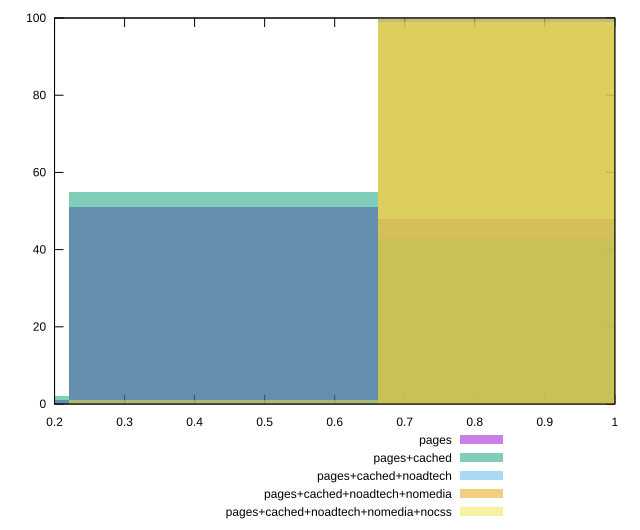

Write the gnuplot code that produced this figure.
reset

$pages <<EOF
0.8829368251553147 48
0.44146841257765734 51
0 1
EOF

$pagesCached <<EOF
0.44146841257765734 55
0.8829368251553147 43
0 2
EOF

$pagesCachedNoadtech <<EOF
0.8829368251553147 100
EOF

$pagesCachedNoadtechNomedia <<EOF
0.8829368251553147 100
EOF

$pagesCachedNoadtechNomediaNocss <<EOF
0.8829368251553147 99
0.44146841257765734 1
EOF

set key outside below
set boxwidth 0.44146841257765734
set xrange [0.2:1]
set yrange [0:100]
set trange [0:100]
set style fill transparent solid 0.5 noborder
set terminal svg size 640, 530 enhanced background rgb 'white'
set output "report_00013_2021-02-09T12-04-24.940Z/bootup-time/comparison/histogram/all_score.svg"

plot $pages title "pages" with boxes, \
     $pagesCached title "pages+cached" with boxes, \
     $pagesCachedNoadtech title "pages+cached+noadtech" with boxes, \
     $pagesCachedNoadtechNomedia title "pages+cached+noadtech+nomedia" with boxes, \
     $pagesCachedNoadtechNomediaNocss title "pages+cached+noadtech+nomedia+nocss" with boxes

reset
